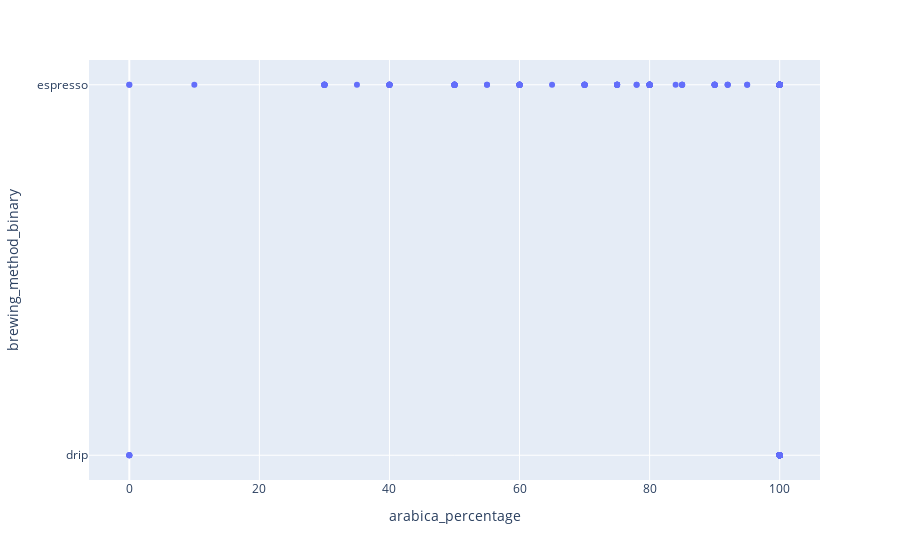

This figure's notebook cell:
### Code cell
arabica_fig = px.scatter(coffee_df, x='arabica_percentage', y='brewing_method_binary')
arabica_fig.show()

### Figure 1 — Plotly figure (JSON) as saved in the notebook; plotly's stock layout.template omitted (floating-point values rounded to 4 significant figures; data arrays with more than 128 entries replaced by an {"elided": "..."} marker saying what was removed)
{"data": [{"hovertemplate": "arabica_percentage=%{x}<br>brewing_method_binary=%{y}<extra></extra>", "legendgroup": "", "marker": {"color": "#636efa", "symbol": "circle"}, "mode": "markers", "name": "", "orientation": "h", "showlegend": false, "type": "scatter", "x": {"elided": "851 int values"}, "xaxis": "x", "y": {"elided": "851 str values"}, "yaxis": "y"}], "layout": {"legend": {"tracegroupgap": 0}, "margin": {"t": 60}, "xaxis": {"anchor": "y", "domain": [0, 1], "title": {"text": "arabica_percentage"}}, "yaxis": {"anchor": "x", "domain": [0, 1], "title": {"text": "brewing_method_binary"}}}}
